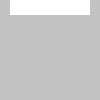
Frame 1 (no input)
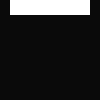
Frame 60 (the mouse pressed at the canvas centre just before this capture)
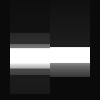
Frame 120 (the mouse held since frame 60 and released just before this capture)

The Processing sketch that drew these frames (run headless with seeded random() and noise(); from frame 60 on, the mouse is pressed at the canvas centre):

// Processing sketch: _14
// ── _14.pde
float y1, y2;
float velocity1, velocity2;
float mass1 = 1.0;
float mass2 = 6.0;
float stiffness = 0.1;
float damping = 0.9;

void setup() {
  size(100, 100);
  noStroke();
}

void draw() {
  fill(0, 12);
  rect(0, 0, width, height);
  fill(255);
  float targetY = mouseY;
  float forceA = stiffness * (targetY - y1);
  float accelerationY1 = forceA / mass1;
  velocity1 = damping * (velocity1 + accelerationY1);
  y1 += velocity1;
  rect(10, y1, 40, 15);
  float forceB = stiffness * (targetY - y2);
  float accelerationY2 = forceB / mass2;
  velocity2 = damping * (velocity2 + accelerationY2);
  y2 += velocity2;
  rect(50, y2, 40, 15);
}
